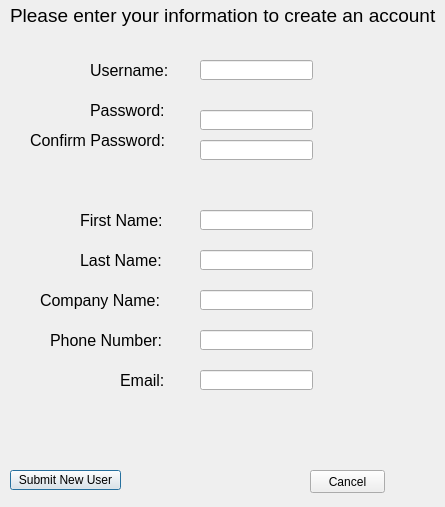
<?xml version="1.0" encoding="UTF-8"?>
<ui version="4.0">
 <class>newuser</class>
 <widget class="QDialog" name="newuser">
  <property name="geometry">
   <rect>
    <x>0</x>
    <y>0</y>
    <width>445</width>
    <height>507</height>
   </rect>
  </property>
  <property name="windowTitle">
   <string>Dialog</string>
  </property>
  <widget class="QPushButton" name="submitUser">
   <property name="geometry">
    <rect>
     <x>10</x>
     <y>470</y>
     <width>111</width>
     <height>20</height>
    </rect>
   </property>
   <property name="text">
    <string>Submit New User</string>
   </property>
  </widget>
  <widget class="QPushButton" name="cancel">
   <property name="geometry">
    <rect>
     <x>310</x>
     <y>470</y>
     <width>75</width>
     <height>23</height>
    </rect>
   </property>
   <property name="text">
    <string>Cancel</string>
   </property>
  </widget>
  <widget class="QLineEdit" name="lineEdit_Username">
   <property name="geometry">
    <rect>
     <x>200</x>
     <y>60</y>
     <width>113</width>
     <height>20</height>
    </rect>
   </property>
  </widget>
  <widget class="QLineEdit" name="lineEdit_Password">
   <property name="geometry">
    <rect>
     <x>200</x>
     <y>110</y>
     <width>113</width>
     <height>20</height>
    </rect>
   </property>
  </widget>
  <widget class="QLineEdit" name="lineEdit_ConfirmPassword">
   <property name="geometry">
    <rect>
     <x>200</x>
     <y>140</y>
     <width>113</width>
     <height>20</height>
    </rect>
   </property>
  </widget>
  <widget class="QLineEdit" name="lineEdit_fName">
   <property name="geometry">
    <rect>
     <x>200</x>
     <y>210</y>
     <width>113</width>
     <height>20</height>
    </rect>
   </property>
  </widget>
  <widget class="QLineEdit" name="lineEdit_lName">
   <property name="geometry">
    <rect>
     <x>200</x>
     <y>250</y>
     <width>113</width>
     <height>20</height>
    </rect>
   </property>
  </widget>
  <widget class="QLineEdit" name="lineEdit_customerEmail">
   <property name="geometry">
    <rect>
     <x>200</x>
     <y>370</y>
     <width>113</width>
     <height>20</height>
    </rect>
   </property>
  </widget>
  <widget class="QLineEdit" name="lineEdit_phone">
   <property name="geometry">
    <rect>
     <x>200</x>
     <y>330</y>
     <width>113</width>
     <height>20</height>
    </rect>
   </property>
  </widget>
  <widget class="QLineEdit" name="lineEdit_company">
   <property name="geometry">
    <rect>
     <x>200</x>
     <y>290</y>
     <width>113</width>
     <height>20</height>
    </rect>
   </property>
  </widget>
  <widget class="QLabel" name="label">
   <property name="geometry">
    <rect>
     <x>90</x>
     <y>60</y>
     <width>81</width>
     <height>21</height>
    </rect>
   </property>
   <property name="text">
    <string>&lt;html&gt;&lt;head/&gt;&lt;body&gt;&lt;p&gt;&lt;span style=&quot; font-size:12pt;&quot;&gt;Username:&lt;/span&gt;&lt;/p&gt;&lt;/body&gt;&lt;/html&gt;</string>
   </property>
  </widget>
  <widget class="QLabel" name="label_2">
   <property name="geometry">
    <rect>
     <x>90</x>
     <y>100</y>
     <width>81</width>
     <height>21</height>
    </rect>
   </property>
   <property name="text">
    <string>&lt;html&gt;&lt;head/&gt;&lt;body&gt;&lt;p&gt;&lt;span style=&quot; font-size:12pt;&quot;&gt;Password:&lt;/span&gt;&lt;/p&gt;&lt;/body&gt;&lt;/html&gt;</string>
   </property>
  </widget>
  <widget class="QLabel" name="label_3">
   <property name="geometry">
    <rect>
     <x>30</x>
     <y>130</y>
     <width>141</width>
     <height>21</height>
    </rect>
   </property>
   <property name="text">
    <string>&lt;html&gt;&lt;head/&gt;&lt;body&gt;&lt;p&gt;&lt;span style=&quot; font-size:12pt;&quot;&gt;Confirm Password:&lt;/span&gt;&lt;/p&gt;&lt;/body&gt;&lt;/html&gt;</string>
   </property>
  </widget>
  <widget class="QLabel" name="label_4">
   <property name="geometry">
    <rect>
     <x>10</x>
     <y>-10</y>
     <width>541</width>
     <height>51</height>
    </rect>
   </property>
   <property name="text">
    <string>&lt;html&gt;&lt;head/&gt;&lt;body&gt;&lt;p&gt;&lt;span style=&quot; font-size:14pt;&quot;&gt;Please enter your information to create an account&lt;/span&gt;&lt;/p&gt;&lt;/body&gt;&lt;/html&gt;</string>
   </property>
  </widget>
  <widget class="QLabel" name="label_5">
   <property name="geometry">
    <rect>
     <x>80</x>
     <y>210</y>
     <width>91</width>
     <height>21</height>
    </rect>
   </property>
   <property name="text">
    <string>&lt;html&gt;&lt;head/&gt;&lt;body&gt;&lt;p&gt;&lt;span style=&quot; font-size:12pt;&quot;&gt;First Name:&lt;/span&gt;&lt;/p&gt;&lt;/body&gt;&lt;/html&gt;</string>
   </property>
  </widget>
  <widget class="QLabel" name="label_6">
   <property name="geometry">
    <rect>
     <x>80</x>
     <y>250</y>
     <width>81</width>
     <height>21</height>
    </rect>
   </property>
   <property name="text">
    <string>&lt;html&gt;&lt;head/&gt;&lt;body&gt;&lt;p&gt;&lt;span style=&quot; font-size:12pt;&quot;&gt;Last Name:&lt;/span&gt;&lt;/p&gt;&lt;/body&gt;&lt;/html&gt;</string>
   </property>
  </widget>
  <widget class="QLabel" name="label_7">
   <property name="geometry">
    <rect>
     <x>40</x>
     <y>290</y>
     <width>131</width>
     <height>21</height>
    </rect>
   </property>
   <property name="text">
    <string>&lt;html&gt;&lt;head/&gt;&lt;body&gt;&lt;p&gt;&lt;span style=&quot; font-size:12pt;&quot;&gt;Company Name:&lt;/span&gt;&lt;/p&gt;&lt;/body&gt;&lt;/html&gt;</string>
   </property>
  </widget>
  <widget class="QLabel" name="label_8">
   <property name="geometry">
    <rect>
     <x>50</x>
     <y>330</y>
     <width>121</width>
     <height>21</height>
    </rect>
   </property>
   <property name="text">
    <string>&lt;html&gt;&lt;head/&gt;&lt;body&gt;&lt;p&gt;&lt;span style=&quot; font-size:12pt;&quot;&gt;Phone Number:&lt;/span&gt;&lt;/p&gt;&lt;/body&gt;&lt;/html&gt;</string>
   </property>
  </widget>
  <widget class="QLabel" name="label_9">
   <property name="geometry">
    <rect>
     <x>120</x>
     <y>370</y>
     <width>81</width>
     <height>21</height>
    </rect>
   </property>
   <property name="text">
    <string>&lt;html&gt;&lt;head/&gt;&lt;body&gt;&lt;p&gt;&lt;span style=&quot; font-size:12pt;&quot;&gt;Email:&lt;/span&gt;&lt;/p&gt;&lt;/body&gt;&lt;/html&gt;</string>
   </property>
  </widget>
 </widget>
 <resources/>
 <connections/>
</ui>
